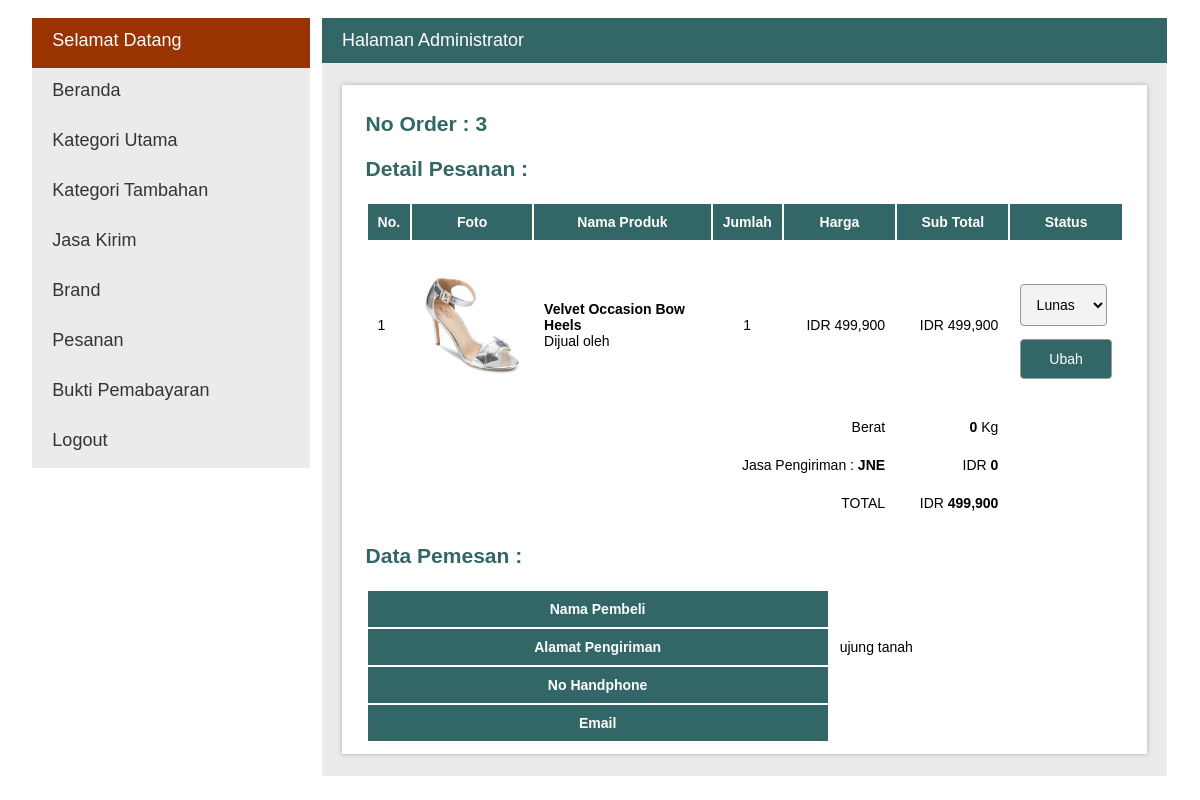
The page /admin/index.php?p=orderdetail&ido=3 (signed in) on the database its author committed.
### tables this page shows
CREATE TABLE IF NOT EXISTS `orders` (
  `idorder` int(11) NOT NULL AUTO_INCREMENT,
  `idanggota` int(11) NOT NULL,
  `alamatkirim` text NOT NULL,
  `total` double NOT NULL,
  `tglorder` datetime NOT NULL DEFAULT '0000-00-00 00:00:00',
  PRIMARY KEY (`idorder`)
);

CREATE TABLE IF NOT EXISTS `orderdetail` (
  `idorder` int(11) NOT NULL,
  `idproduk` int(11) NOT NULL,
  `idpenjual` int(11) NOT NULL,
  `idjasa` int(11) NOT NULL,
  `jumlahbeli` int(11) NOT NULL,
  `subtotal` double NOT NULL,
  `statusorder` varchar(20) NOT NULL
);

CREATE TABLE IF NOT EXISTS `produk` (
  `idproduk` int(11) NOT NULL AUTO_INCREMENT,
  `idkat` int(11) NOT NULL,
  `idkategori` int(11) NOT NULL,
  `idpenjual` int(11) NOT NULL,
  `idbrand` int(11) NOT NULL,
  `namaproduk` varchar(100) NOT NULL,
  `hargaproduk` double NOT NULL,
  `stok` int(11) NOT NULL,
  `spesifikasi` text NOT NULL,
  `detailproduk` text NOT NULL,
  `diskon` int(11) NOT NULL,
  `berat` float NOT NULL,
  `isikotak` varchar(100) NOT NULL,
  `foto1` text NOT NULL,
  `foto2` text NOT NULL,
  `foto3` text NOT NULL,
  `tglpost` datetime NOT NULL DEFAULT '0000-00-00 00:00:00',
  PRIMARY KEY (`idproduk`)
);

CREATE TABLE IF NOT EXISTS `jasakirim` (
  `idjasa` int(11) NOT NULL AUTO_INCREMENT,
  `idadmin` int(11) NOT NULL,
  `namajasa` varchar(30) NOT NULL,
  `logojasa` text NOT NULL,
  `detailjasa` text NOT NULL,
  `tarif` double NOT NULL,
  PRIMARY KEY (`idjasa`)
);

### admin/orderdetail.php (the view, shortened to what this page needs)
<div id="view">
<fieldset>
<?php
		$sqlo = mysql_query("select * from orders where idorder = '$_GET[ido]'");
		$ro = mysql_fetch_array($sqlo);
		$sqlpr = mysql_query("select * from orderdetail, produk where orderdetail.idproduk=produk.idproduk and orderdetail.idorder='$_GET[ido]'");
		echo "<h3>No Order : $ro[idorder]</h3>";
		$pilstatus = array('Baru', 'Lunas', 'Dikirim');
		$pilpesan = '';
		echo "<h3>Detail Pesanan : </h3>";
		echo "<table border='0' width='100%'>
			<tr>
				<th>No. </th>
				<th>Foto</th>
				<th>Nama Produk</th>
				<th>Jumlah</th>
				<th width='15%'>Harga</th>
				<th width='15%'>Sub Total</th>
				<th width='15%'>Status</th>
			</tr>";
		$no = 1;
		while($rpr = mysql_fetch_array($sqlpr)){
			foreach($pilstatus as $status){
				$pilpesan .= "<option value=$status";
				if($status == $rpr['statusorder']){
					$pilpesan .= " selected";
				}
				$pilpesan .= ">$status</option>\r\n";
			}
			$disk = ($rpr['diskon'] * $rpr['hargaproduk']) / 100;
			$hrgbaru = $rpr['hargaproduk'] - $disk;
			$subtotal = $rpr['jumlahbeli'] * $hrgbaru;
			$tot = $tot + $subtotal;
			$brt = $rpr['jumlahbeli'] * $rpr['berat'];
			$berat = $berat + $brt;
			$st = number_format($subtotal);
			$hrg = number_format($rpr["hargaproduk"]);
			  $hrgbr = number_format($hrgbaru);
			  if($rpr['diskon']>0){
				  $diskon = "Diskon <font color='#FF0000'> $rpr[diskon]% </font>";
				  $hrglama = "<font style='text-decoration:line-through'>IDR $hrg</font>";
			  }else{
				  $diskon = "";
				  $hrglama = "";
			  }
			echo "<form method='post' action='?p=orderdetailstatus' enctype='multipart/form-data'>
				<tr>";
				echo "<td>$no
				<input type='hidden' name='idorder' value='$ro[idorder]'>
				<input type='hidden' name='idproduk' value='$rpr[idproduk]'></td>";
				echo "<td><img src='../fotoproduk/$rpr[foto1]' width='100px'></td>";
				echo "<td><b>$rpr[namaproduk]</b><br>Dijual oleh <b>$rp[namatoko]</b><br> $diskon $hrglama</td>";
				echo "<td align='center'>$rpr[jumlahbeli]</td>";
				echo "<td align='right'>IDR $hrgbr</td>";
				echo "<td align='right'>IDR $st</td>";
				echo "<td>
						<select name='statusorder'>$pilpesan</select><br>
						  <input type='submit' value='Ubah'></td>";
				echo "</tr>
				</form>";
			$no++;
			$sqlj = mysql_query("select * from jasakirim where idjasa='$rpr[idjasa]'");
			$rj = mysql_fetch_array($sqlj);
			$tarif = $berat * $rj["tarif"];
			$trf = number_format($tarif);
			$total = $tot + $tarif;
			$t = number_format($total);
		}
		echo "<tr>
			<td colspan='5' align='right'>Berat</td>
			<td align='right'><b>$berat</b> Kg</td>
		</tr>";
		echo "<tr>
			<td colspan='5' align='right'>Jasa Pengiriman : <b>$rj[namajasa]</b></td>
			<td align='right'>IDR <b>$trf</b></td>
		</tr>";
		echo "<tr>
			<td colspan='5' align='right'>TOTAL</td>
			<td align='right'>IDR <b>$t</b></td>
		</tr>";
	echo "</table>";
		$sqla = mysql_query("select * from anggota where idanggota='$ro[idanggota]'");
		$ra = mysql_fetch_array($sqla);
		echo "<h3>Data Pemesan :</h3>";
		echo "<table border='0' width='100%'>
				<tr>
					<th>Nama Pembeli</th>
					<td>$ra[namaanggota]</td>
				</tr>
				<tr>
					<th>Alamat Pengiriman</th>
					<td>$ro[alamatkirim]</td>
				</tr>
				<tr>
					<th>No Handphone</th>
					<td>$ra[nohpanggota]</td>
				</tr>
				<tr>
					<th>Email</th>
					<td>$ra[emailanggota]</td>
				</tr>
			</table>";
?>
</fieldset>
</div>

### admin/style.css (style rules this page uses)
body { font-family:Arial; padding-left:0%; padding-right:0%; padding-top:10px; }
fieldset { margin:10px; border:none; }
form { margin:0; padding:0; }
input[type="text"], input[type="password"], input[type="file"], select, textarea { width:95%; padding:0.8em; margin-top:1em; font-family:Arial; font-size:14px; border:1px solid #999999; border-radius:4px; background-color:#F3F3F3; }
input[type="submit"] { width:100%; margin-top:0.9em; color:#FFF; background-color:#336666; padding:0.8em; font-family:Arial; font-size:14px; text-align:center; cursor:pointer; border:1px solid #999999; border-radius:4px; }
#view { max-width:100%; margin:10px auto; position:relative; display:block; background-color:#FFFFFF; box-shadow: 0 0 5px #aaa; }
table { width:100%; }
th { text-align:center; padding:10px; background-color:#336666; color:#FFFFFF; font-family:Arial; font-size:14px; }
td { padding:10px; background-color:#FFFFFF; font-size:14px; }

### rows shown on the page
orders: idorder "3", alamatkirim "ujung tanah"
orderdetail: idproduk.foto1 (picture), idproduk.namaproduk "Velvet Occasion Bow Heels", jumlahbeli "1", idproduk.diskon "499,900", jumlahbeli.diskon "499,900"
jasakirim: namajasa "JNE", tarif "0", tarif "499,900"

### other values the page prints
$berat "0"
form field statusorder "Lunas"
